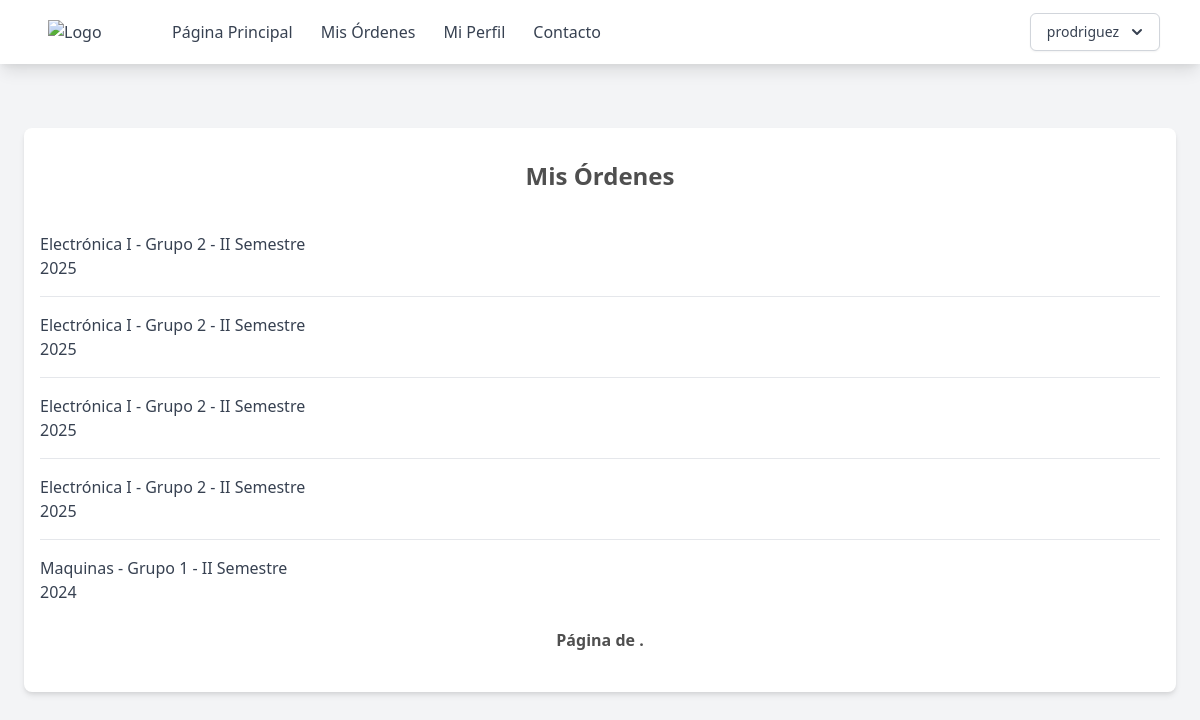
The app's page /mis-ordenes (signed in) with its own data.
### supply_room/models.py (models this page shows, shortened)
class Users(AbstractUser):
    name = models.CharField(max_length=200)
    email = models.EmailField(unique=True)
    role = models.CharField(max_length=200, choices=ROLE_CHOICES, default="student")
    student_id = models.CharField(max_length=200, null=True, blank=True)
    username = models.CharField(max_length=50, null=True)
    groups = models.ManyToManyField(
        "ClassGroups", related_name="group_student", blank=True
    )
    orders = models.ManyToManyField("Order", related_name="order_student", blank=True)
    objects = CustomUserManager()
    USERNAME_FIELD = "email"
    REQUIRED_FIELDS = ["name", "role"]

class Order(models.Model):
    group = models.ForeignKey(
        ClassGroups,
        related_name="order_group",
        on_delete=models.CASCADE,
        verbose_name="Grupo",
    )
    student = models.ManyToManyField(
        Users,
        related_name="Order_student",
        through=Users.orders.through,
        blank=True,
        verbose_name="Estudiantes",
    )

class ClassGroups(models.Model):
    number = models.PositiveIntegerField(verbose_name="Numero de Curso:")
    year = models.PositiveIntegerField(verbose_name="Año", default=2024)
    term = models.CharField(
        max_length=3, choices=TERM_CHOICES, default="I", verbose_name="Semestre"
    )
    professor = models.ForeignKey(
        Users,
        related_name="group_professor",
        on_delete=models.PROTECT,
        verbose_name="Profesor",
    )
    class_id = models.ForeignKey(Class, on_delete=models.PROTECT, verbose_name="Clase")
    student = models.ManyToManyField(
        Users,
        related_name="group_student",
        through=Users.groups.through,
        blank=True,
        verbose_name="Estudiantes",
    )
    @property
    def semester(self):
        return f"{self.term} Semestre {str(self.year)}"

class Class(models.Model):
    name = models.CharField(max_length=200)
    code = models.CharField(max_length=200)

### supply_room/views.py (the view)
class OrderList(TeacherOrStudentRoleCheck, View):
    def get(self, request, *args, **kwargs):
        object_list = request.user.orders.order_by("-group__year", "-group__term").all()
        if self.request.user.role == "teacher":
            object_list = Order.objects.filter(
                group__professor=self.request.user, student=None
            ).all()
        return render(
            request,
            "page/mis-ordenes.html",
            {"object_list": object_list},
        )

### supply_room/utils.py (called while the page is built)
    def test_func(self):
        return (
            self.request.user.role == "teacher" or self.request.user.role == "student"
        )

### templates/page/mis-ordenes.html (shortened to what this page needs)
{% extends "base.html" %} {% block content %}
<div class="max-w-6xl mx-auto px-4 py-8 bg-white rounded-lg shadow-md mt-16">
    <h2 class="text-2xl font-bold mb-6 text-center">Mis Órdenes</h2>
    <ul class="divide-y divide-gray-200">
        {% for object in object_list %}
        <li class="py-4">
            <a href="{% url 'orden' object.pk %}" class="flex justify-between items-center  ">
                <div  class="text-gray-700 w-1/4">{{ object.group.class_id.name }} - Grupo {{ object.group.number }} - {{ object.group.semester }} </div>
            </a>
        </li>
        {% empty %}
        <li class="py-4 text-center text-gray-500">No objects yet.</li>
        {% endfor %}
    </ul>
    <div class="pagination ">
    <div class="step-links flex w-full justify-between items-center p-2">
        <span class="current font-bold mx-4">
            Página {{ page_obj.number }} de {{ page_obj.paginator.num_pages }}.
        </span>
    </div>
</div>
</div>
{% endblock %}

### templates/base.html (shortened to what this page needs)
{% load static %}
<!DOCTYPE html>
<html lang="en">
  <head>
    <link href="{% static 'output.css' %}" rel="stylesheet" />
    <link href="https://cdn.jsdelivr.net/npm/tailwindcss@2.2.19/dist/tailwind.min.css" rel="stylesheet">
  </head>
  <body class="bg-gray-100 h-full min-h-screen">
    <nav class="bg-white shadow-lg">
      <div class="max-w-6xl mx-auto px-4">
        <div class="flex justify-between">
          <div class="flex space-x-4">
            <div>
              <a href="{% url 'home' %}" class="flex items-center py-5 px-2 text-gray-700">
                <img src="https://eie.ucr.ac.cr/static/img/logos/EIE_v.png" alt="Logo" class="w-20 mr-2">
              </a>
            </div>
            <div class="hidden md:flex items-center space-x-1">
              <a href="{% url 'home' %}" class="py-5 px-3 text-gray-700 hover:text-gray-900">Página Principal</a>
              {% if user.role == 'student' or user.role == 'teacher' %}
              <a href="{% url 'mis-ordenes' %}" class="py-5 px-3 text-gray-700 hover:text-gray-900">Mis Órdenes</a>
              {% endif %}
              <a href="{% url 'perfil' %}" class="py-5 px-3 text-gray-700 hover:text-gray-900">Mi Perfil</a>
              <a href="#" class="py-5 px-3 text-gray-700 hover:text-gray-900">Contacto</a>
            </div>
          </div>
          {% if user.is_authenticated %}
          <div class="hidden md:flex items-center space-x-1">
            <div class="relative inline-block text-left">
              <div>
                <button type="button" class="inline-flex justify-center w-full rounded-md border border-gray-300 shadow-sm px-4 py-2 bg-white text-sm font-medium text-gray-700 hover:bg-gray-50 focus:outline-none" id="menu-button" aria-expanded="true" aria-haspopup="true">
                  {{ user.username }}
                  <svg class="-mr-1 ml-2 h-5 w-5" xmlns="http://www.w3.org/2000/svg" viewBox="0 0 20 20" fill="currentColor" aria-hidden="true">
                    <path fill-rule="evenodd" d="M5.293 7.293a1 1 0 011.414 0L10 10.586l3.293-3.293a1 1 0 111.414 1.414l-4 4a1 1 0 01-1.414 0l-4-4a1 1 0 010-1.414z" clip-rule="evenodd" />
                  </svg>
                </button>
              </div>
            </div>
          </div>
          {% endif %}
        </div>
      </div>
    </nav>
    {% if user.is_authenticated %}
    <div class="pb-12 ">{% block content %} {% endblock %}</div>
    {% else %}
    <p>You are not logged in</p>
    <a href="{% url 'login' %}">Log In</a>
    {% endif %}
  </body>
</html>

### records on screen
Users: username "prodriguez"
Order: group.class_id.name "Electrónica I", group.number "2", group.semester "II Semestre 2025"
Order: group.class_id.name "Electrónica I", group.number "2", group.semester "II Semestre 2025"
Order: group.class_id.name "Electrónica I", group.number "2", group.semester "II Semestre 2025"
Order: group.class_id.name "Electrónica I", group.number "2", group.semester "II Semestre 2025"
Order: group.class_id.name "Maquinas", group.number "1", group.semester "II Semestre 2024"
